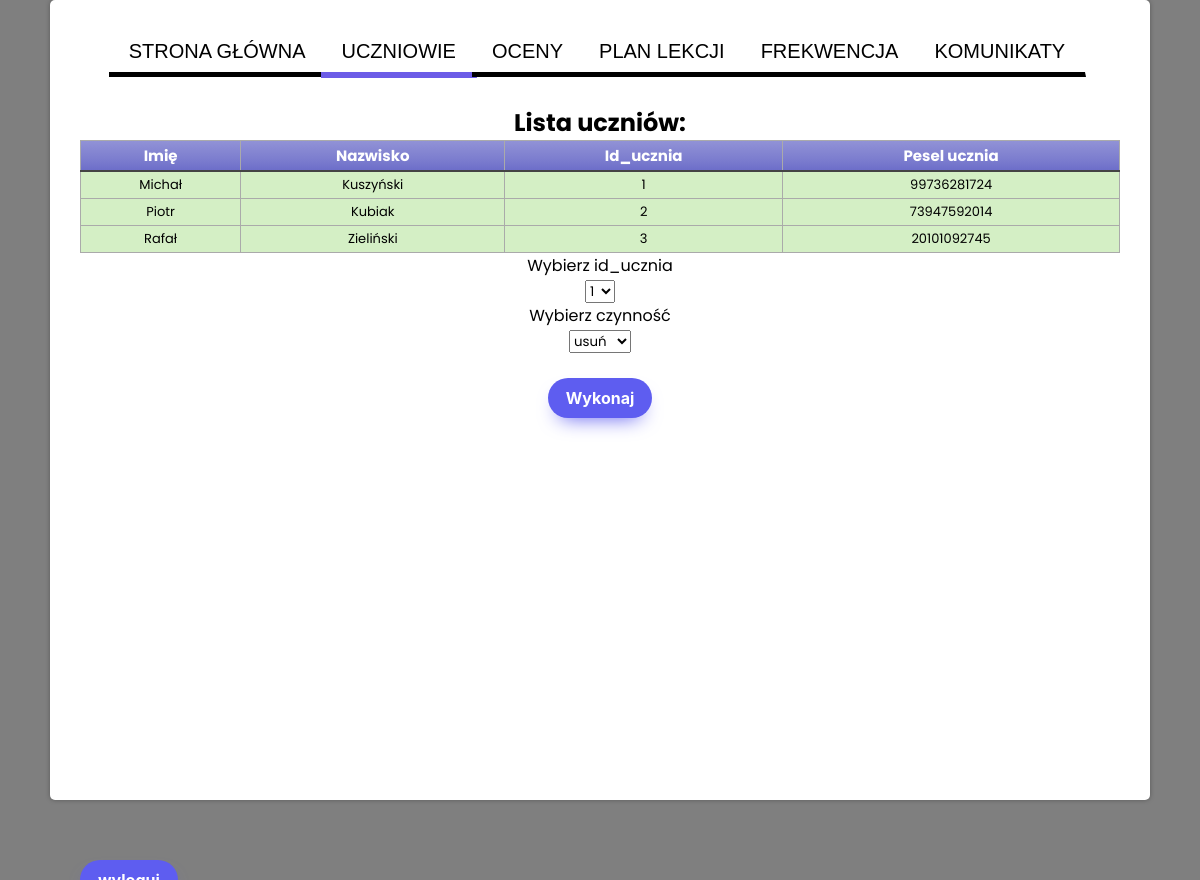
/students_teacher.php (signed in), run on the app's committed database.
### tables this page shows
CREATE TABLE `students` (
  `id_ucznia` int(4) NOT NULL,
  `imie` varchar(33) NOT NULL,
  `nazwisko` varchar(33) NOT NULL,
  `pesel` bigint(33) NOT NULL
);

### students_teacher.php (the view, shortened to what this page needs)
<!DOCTYPE html>
<html lang="en">
<head>
	<link rel="stylesheet" href="https://stackpath.bootstrapcdn.com/font-awesome/4.7.0/css/font-awesome.min.css">
	<link rel="stylesheet" type="text/css" href="style.css">
</head>
<body>
    <?php
    echo "<div class='container2'>";
    echo "<div id='menu'>";
    echo "<a href='teacher.php' title='Strona główna'>Strona główna</a>";
    echo "<a href='students_teacher.php' title='Uczniowie' class='active'>Uczniowie</a>";
    echo "<a href='grades_teacher.php' title='Oceny'>Oceny</a>";
    echo "<a href='plan_teacher.php' title='Plan lekcji'>Plan lekcji</a>";
    echo "<a href='frequency_teacher.php' title='Frekwencja'>Frekwencja</a>";
    echo "<a href='messages_teacher.php' title='Komunikaty'>Komunikaty</a>";
    echo "</div>";
    echo "<br><br>";
?>
<?php
include 'config.php';
?><div id="frekall"><p><h2>Lista uczniów: </h2></p><table class="blueTable"> <?php
$sql = "SELECT imie,nazwisko,id_ucznia,pesel FROM students  ";
 $result = $db->query($sql);
echo "
<thead>
<tr>
<th>Imię</th>
<th>Nazwisko</th>
<th>Id_ucznia</th>
<th>Pesel ucznia</th>
</tr>";
if ($result->num_rows > 0) {
  while($row = $result->fetch_assoc()) {
echo "<tbody><tr><td>" . $row['imie'] . "</td>  <td>" . $row['nazwisko'] . "</td>  <td>" . $row['id_ucznia'] . "</td>  <td>" . $row['pesel'] . "</td>  </tr></tbody>";
}}
echo "</table>";
?>
  <p> Wybierz id_ucznia </p>
<form action="" method="POST">
     <select name="id_ucznia">
 <?php
$sql = "SELECT id_ucznia FROM students";
  $result = $db->query($sql);
if ($result->num_rows > 0) {
  while($row = $result->fetch_assoc()) {
echo "<option value='".$row['id_ucznia']."'>".$row['id_ucznia']."</option>";
}}
?>
</select>
  <p> Wybierz czynność </p>
<select id="test" name="whattodo" onchange="showDiv('hidden_div', this);showDiv2('hidden_div2', this)">
   <option value="0"> usuń </option>
</select>
<p> </p> <br>
<button name="submit" class="button-34">Wykonaj</button>
</form>
</div>
 <?php
echo "<br><br><br>";
echo "<div id='stopka'>";
?>
<form action="logout.php">
    <input type="submit"  class="button-34" value="wyloguj" />
</form>
<?php
echo "</div>";
echo "</div>";
	?>
</body>
</html>

### style.css (style rules this page uses)
* { margin: 0; padding: 0; box-sizing: border-box; font-family: 'Poppins', sans-serif; }
body { width: 100%; min-height: 100vh; background-image: linear-gradient(rgba(0,0,0,.5), rgba(0,0,0,.5)), url(bg.jpg) ; background-position: center; background-size: cover; display: flex; justify-content: center; align-items: center; }
.container2 { width: 1100px; min-height: 800px; background: #FFF; border-radius: 5px; box-shadow: 0 0 5px rgba(0,0,0,.3); padding: 40px 30px; }
div#menu { text-align: center; height: 15px; }
.button-34 { background: #5E5DF0; border-radius: 999px; box-shadow: #5E5DF0 0 10px 20px -10px; box-sizing: border-box; color: #FFFFFF; cursor: pointer; font-family: Inter,Helvetica,"Apple Color Emoji","Segoe UI Emoji",NotoColorEmoji,"Noto Color Emoji","Segoe UI Symbol","Android Emoji",EmojiSymbols,-apple-system,system-ui,"Segoe UI",Roboto,"Helvetica Neue","Noto Sans",sans-serif; font-size: 16px; font-weight: 700; line-height: 24px; opacity: 1; outline: 0 solid transparent; padding: 8px 18px; user-select: none; -webkit-user-select: none; touch-action: manipulation; width: fit-content; word-break: break-word; border: 0; }
table.blueTable { border: 1px solid #3761CB; background-color: #D4EFC5; width: 100%; text-align: center; border-collapse: collapse; }
table.blueTable td, table.blueTable th { border: 1px solid #AAAAAA; padding: 3px 2px; }
table.blueTable tbody td { font-size: 13px; }
table.blueTable thead { background: #6D6EC9; background: -moz-linear-gradient(top, #9192d6 0%, #7b7cce 66%, #6D6EC9 100%); background: -webkit-linear-gradient(top, #9192d6 0%, #7b7cce 66%, #6D6EC9 100%); background: linear-gradient(to bottom, #9192d6 0%, #7b7cce 66%, #6D6EC9 100%); border-bottom: 2px solid #444444; }
table.blueTable thead th { font-size: 15px; font-weight: bold; color: #FFFFFF; }
#frekall { text-align:center; }
div#menu a { font-family: 'Arial', Courier, monospace; text-transform: uppercase; color: black; text-decoration: none; border-bottom: 5px solid black; border-right: 1px solid white; font-size: 20px; margin-left: -5px; padding: 15px 20px 10px; }
div#menu a.active { border-bottom: 6px solid #6c5ce7; }
#stopka { position:absolute; bottom:0; width:3,5%; height:20px; font-family:Arial; }
table.blueTablemes td, table.blueTable th { padding: 3px 2px; }
* { box-sizing: border-box }
body { font-family: Verdana, sans-serif; margin:0 }

### data on the page
students: imie "Michał", nazwisko "Kuszyński", id_ucznia "1", pesel "99736281724"
students: imie "Piotr", nazwisko "Kubiak", id_ucznia "2", pesel "73947592014"
students: imie "Rafał", nazwisko "Zieliński", id_ucznia "3", pesel "20101092745"

### other printed values
form field id_ucznia "1"
